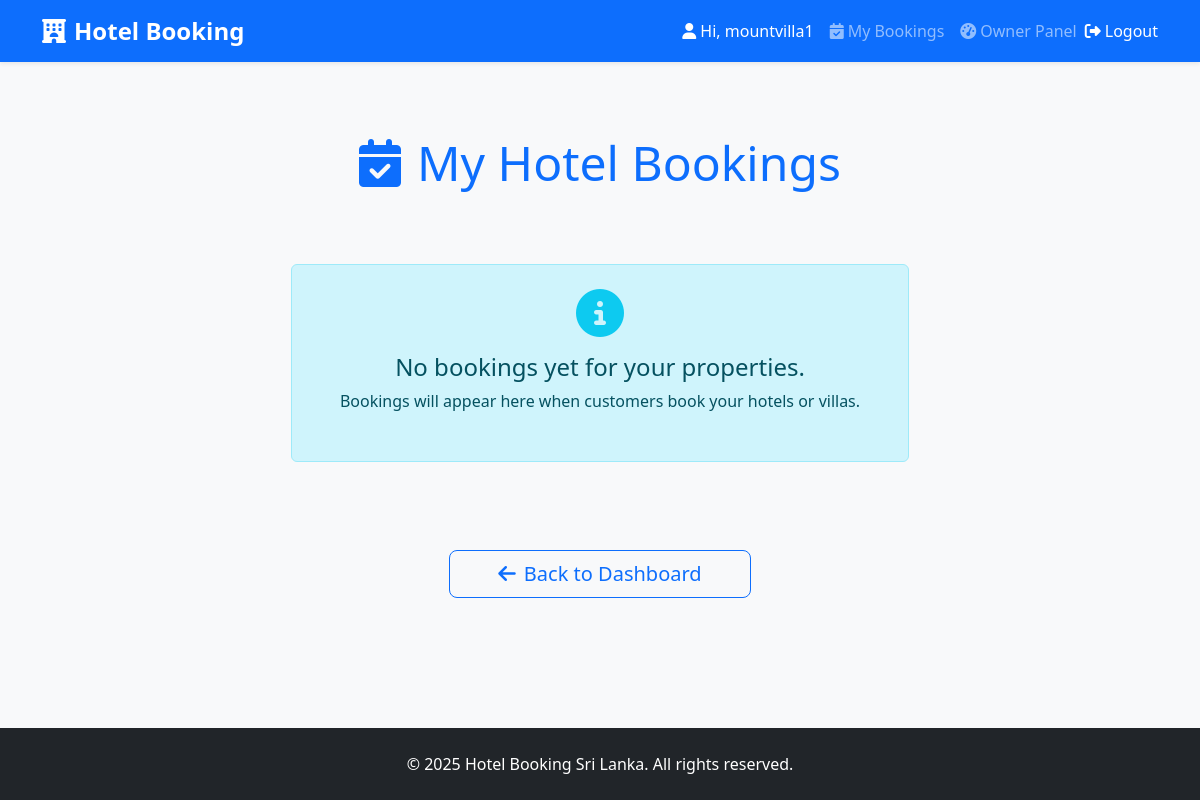
/owner/bookings/ (signed in), run on an earlier commit of the app's database.
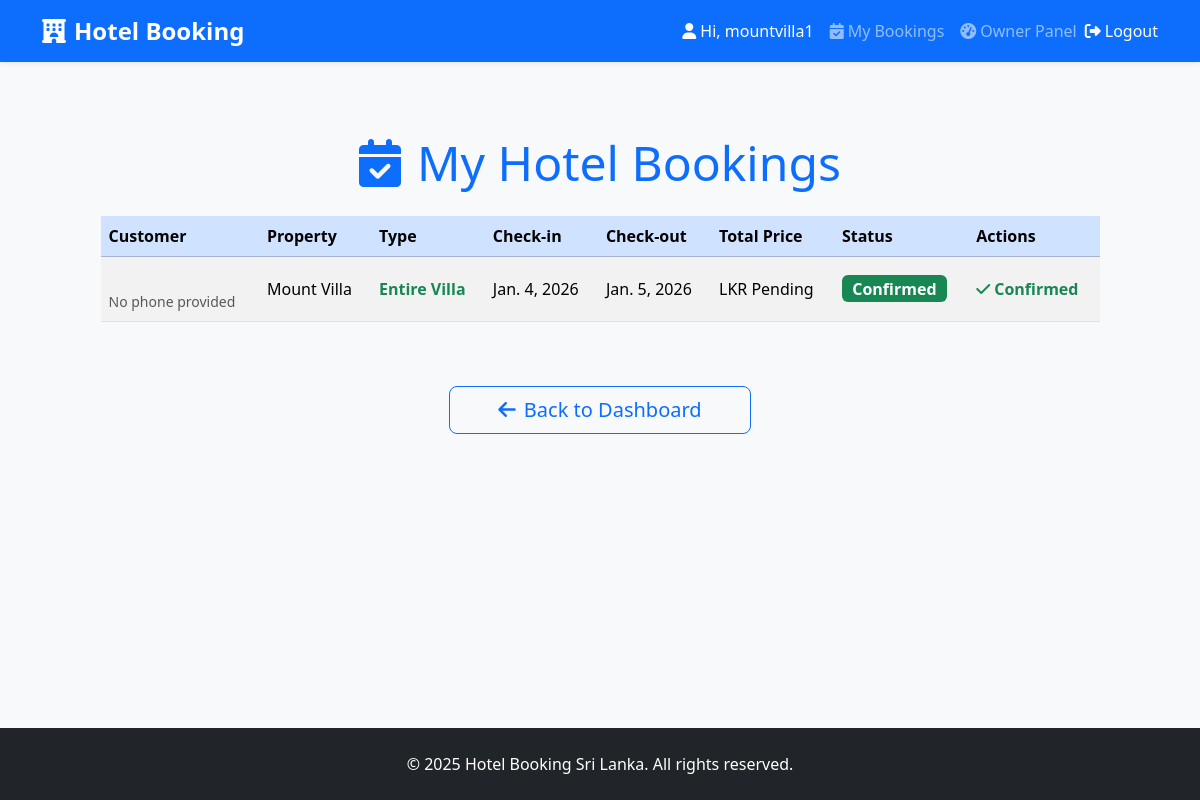
And on a later commit of the database.
### core/models.py (models this page shows, shortened)
class Booking(models.Model):
    STATUS_CHOICES = (
        ('pending', 'Pending'),
        ('confirmed', 'Confirmed'),
        ('cancelled', 'Cancelled'),
    )
    user = models.ForeignKey(User, on_delete=models.CASCADE, related_name='bookings')
    hotel = models.ForeignKey(Hotel, on_delete=models.CASCADE, related_name='bookings')
    room = models.ForeignKey(Room, on_delete=models.CASCADE, null=True, blank=True)
    check_in = models.DateField()
    check_out = models.DateField()
    status = models.CharField(max_length=20, choices=STATUS_CHOICES, default='pending')
    amount = models.DecimalField(max_digits=10, decimal_places=2, default=0.00)

class Hotel(models.Model):
    owner = models.ForeignKey(User, on_delete=models.CASCADE, related_name='hotels')
    name = models.CharField(max_length=200)
    address = models.CharField(max_length=300)
    description = models.TextField()
    main_image = models.ImageField(upload_to='hotels/')
    photo1 = models.ImageField(upload_to='hotels/', blank=True, null=True)
    photo2 = models.ImageField(upload_to='hotels/', blank=True, null=True)
    photo3 = models.ImageField(upload_to='hotels/', blank=True, null=True)
    photo4 = models.ImageField(upload_to='hotels/', blank=True, null=True)
    facilities = MultiSelectField(choices=[
        ('wifi', 'Free WiFi'),
        ('pool', 'Swimming Pool'),
        ('parking', 'Parking'),
        ('restaurant', 'Restaurant'),
        ('ac', 'Air Conditioning'),
        ('gym', 'Gym'),
        ('spa', 'Spa'),
    ], blank=True)
    rented_type = models.CharField(max_length=20, choices=RENTED_TYPE_CHOICES, default='rooms')
    price_per_night = models.DecimalField(max_digits=10, decimal_places=2, blank=True, null=True)
    google_location_link = models.URLField(blank=True, null=True, verbose_name="Google Maps Link")
    facebook_page = models.URLField(blank=True, null=True, verbose_name="Facebook Page Link")  # මේක add කරන්න

### core/views.py (the view)
# urls.py: path('owner/bookings/', views.owner_bookings, name='owner_bookings'),
@login_required
def owner_bookings(request):
    if request.user.profile.role != 'owner':
        messages.error(request, 'Access denied.')
        return redirect('home')
    bookings = Booking.objects.filter(
        Q(room__hotel__owner=request.user) | Q(hotel__owner=request.user, room=None)
    ).order_by('-id')
    return render(request, 'core/owner_bookings.html', {'bookings': bookings})

### templates/core/owner_bookings.html (shortened to what the changed rows need)
{% extends 'core/base.html' %}
{% load static %}
{% block content %}
<div class="container mt-5 mb-5">
    <div class="row justify-content-center">
        <div class="col-lg-11">
            <h1 class="display-5 text-primary mb-4 text-center">
                <i class="fas fa-calendar-check me-3"></i>My Hotel Bookings
            </h1>
            {% if bookings %}
                <div class="table-responsive mb-5">
                    <table class="table table-striped table-hover align-middle">
                        <thead class="table-primary">
                            <tr>
                                <th>Customer</th>
                                <th>Property</th>
                                <th>Type</th>
                                <th>Check-in</th>
                                <th>Check-out</th>
                                <th>Total Price</th>
                                <th>Status</th>
                                <th>Actions</th>
                            </tr>
                        </thead>
                        <tbody>
                            {% for booking in bookings %}
                                <tr>
                                    <td>
                                        <br>
                                        <small class="text-muted">
                                            {{ booking.customer.profile.phone|default:"No phone provided" }}
                                        </small>
                                    </td>
                                    <td>
                                        {% if booking.room %}
                                            {{ booking.room.hotel.name }}
                                        {% else %}
                                            {{ booking.hotel.name }}
                                        {% endif %}
                                    </td>
                                    <td>
                                        {% if booking.room %}
                                            Room {{ booking.room.room_number }}<br>
                                            <small class="text-muted">({{ booking.room.get_ac_type_display }})</small>
                                        {% else %}
                                            <strong class="text-success">Entire Villa</strong>
                                        {% endif %}
                                    </td>
                                    <td>{{ booking.check_in }}</td>
                                    <td>{{ booking.check_out }}</td>
                                    <td>LKR {{ booking.total_price|default:"Pending" }}</td>
                                    <td>
                                        <span class="badge bg-{% if booking.status == 'confirmed' %}success{% elif booking.status == 'pending' %}warning{% else %}danger{% endif %} fs-6">
                                            {{ booking.get_status_display }}
                                        </span>
                                    </td>
                                    <td>
                                        {% if booking.status == 'pending' %}
                                            <div class="btn-group btn-group-sm" role="group">
                                                <a href="{% url 'confirm_booking' booking.id %}" class="btn btn-success">
                                                    <i class="fas fa-check"></i> Confirm
                                                </a>
                                                <a href="{% url 'reject_booking' booking.id %}" class="btn btn-danger"
                                                   onclick="return confirm('Are you sure you want to reject this booking?')">
                                                    <i class="fas fa-times"></i> Reject
                                                </a>
                                            </div>
                                        {% elif booking.status == 'confirmed' %}
                                            <span class="text-success fw-bold"><i class="fas fa-check me-1"></i>Confirmed</span>
                                        {% else %}
                                            <span class="text-danger fw-bold"><i class="fas fa-times me-1"></i>Rejected</span>
                                        {% endif %}
                                    </td>
                                </tr>
                            {% endfor %}
                        </tbody>
                    </table>
                </div>
            {% else %}
                <div class="text-center py-5">
                    <div class="alert alert-info d-inline-block px-5 py-4">
                        <i class="fas fa-info-circle fa-3x mb-3 text-info"></i>
                        <h4>No bookings yet for your properties.</h4>
                        <p class="mb-4">Bookings will appear here when customers book your hotels or villas.</p>
                    </div>
                </div>
            {% endif %}
        </div>
    </div>
</div>
{% endblock %}

What changed in the data, as far as the page shows it:
added Booking: customer.profile.phone "No phone provided", hotel.name "Mount Villa", shows "Entire Villa", check_in "Jan. 4, 2026", check_out "Jan. 5, 2026", total_price "Pending", status "Confirmed"
Also different on the page:
text no longer shown: "No bookings yet for your properties. Bookings will appear here when customers book your hotels or villas."
text now shown: "Customer Property Type Check-in Check-out Total Price Status Actions"
